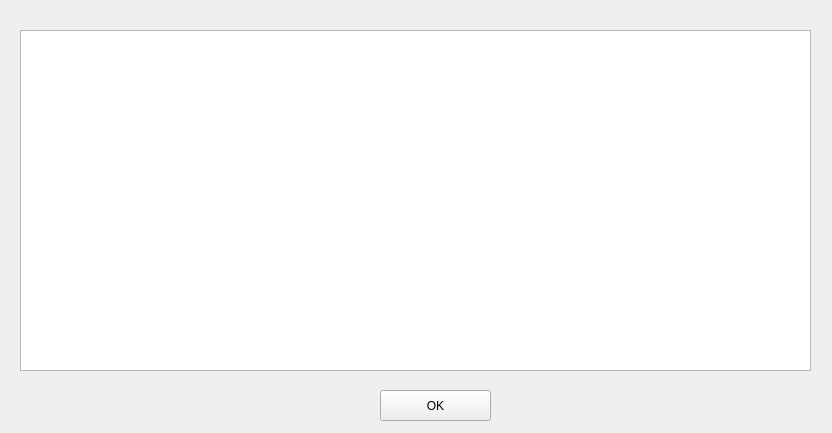
<?xml version="1.0" encoding="UTF-8"?>
<ui version="4.0">
 <class>userorder</class>
 <widget class="QWidget" name="userorder">
  <property name="geometry">
   <rect>
    <x>0</x>
    <y>0</y>
    <width>832</width>
    <height>433</height>
   </rect>
  </property>
  <property name="windowTitle">
   <string>订单</string>
  </property>
  <widget class="QTableView" name="tableView">
   <property name="geometry">
    <rect>
     <x>20</x>
     <y>30</y>
     <width>791</width>
     <height>341</height>
    </rect>
   </property>
  </widget>
  <widget class="QPushButton" name="pushButton">
   <property name="geometry">
    <rect>
     <x>380</x>
     <y>390</y>
     <width>111</width>
     <height>31</height>
    </rect>
   </property>
   <property name="text">
    <string>OK</string>
   </property>
  </widget>
 </widget>
 <resources/>
 <connections/>
</ui>
